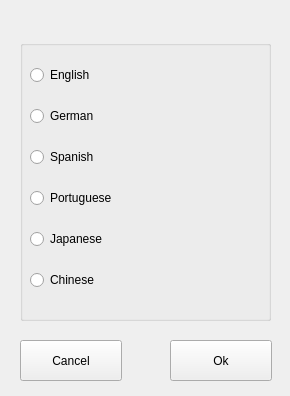
<?xml version="1.0" encoding="UTF-8"?>
<ui version="4.0">
 <class>LanguageSettingWidget</class>
 <widget class="QWidget" name="LanguageSettingWidget">
  <property name="geometry">
   <rect>
    <x>0</x>
    <y>0</y>
    <width>290</width>
    <height>396</height>
   </rect>
  </property>
  <property name="windowTitle">
   <string>Form</string>
  </property>
  <widget class="QPushButton" name="btnOK">
   <property name="geometry">
    <rect>
     <x>170</x>
     <y>340</y>
     <width>102</width>
     <height>41</height>
    </rect>
   </property>
   <property name="text">
    <string>Ok</string>
   </property>
  </widget>
  <widget class="QPushButton" name="btnCancel">
   <property name="geometry">
    <rect>
     <x>20</x>
     <y>340</y>
     <width>102</width>
     <height>41</height>
    </rect>
   </property>
   <property name="text">
    <string>Cancel</string>
   </property>
  </widget>
  <widget class="QGroupBox" name="groupBox">
   <property name="geometry">
    <rect>
     <x>20</x>
     <y>40</y>
     <width>251</width>
     <height>281</height>
    </rect>
   </property>
   <property name="title">
    <string/>
   </property>
   <widget class="QWidget" name="layoutWidget">
    <property name="geometry">
     <rect>
      <x>10</x>
      <y>10</y>
      <width>231</width>
      <height>261</height>
     </rect>
    </property>
    <layout class="QGridLayout" name="gridLayout">
     <item row="0" column="0">
      <widget class="QRadioButton" name="radioButtonEnglish">
       <property name="text">
        <string>English</string>
       </property>
      </widget>
     </item>
     <item row="1" column="0">
      <widget class="QRadioButton" name="radioButtonGerman">
       <property name="text">
        <string>German</string>
       </property>
      </widget>
     </item>
     <item row="2" column="0">
      <widget class="QRadioButton" name="radioButtonSpanish">
       <property name="text">
        <string>Spanish</string>
       </property>
      </widget>
     </item>
     <item row="3" column="0">
      <widget class="QRadioButton" name="radioButtonPortuguese">
       <property name="text">
        <string>Portuguese</string>
       </property>
      </widget>
     </item>
     <item row="4" column="0">
      <widget class="QRadioButton" name="radioButtonJapanese">
       <property name="text">
        <string>Japanese</string>
       </property>
      </widget>
     </item>
     <item row="5" column="0">
      <widget class="QRadioButton" name="radioButtonChinese">
       <property name="text">
        <string>Chinese</string>
       </property>
      </widget>
     </item>
    </layout>
   </widget>
  </widget>
 </widget>
 <resources/>
 <connections/>
</ui>
